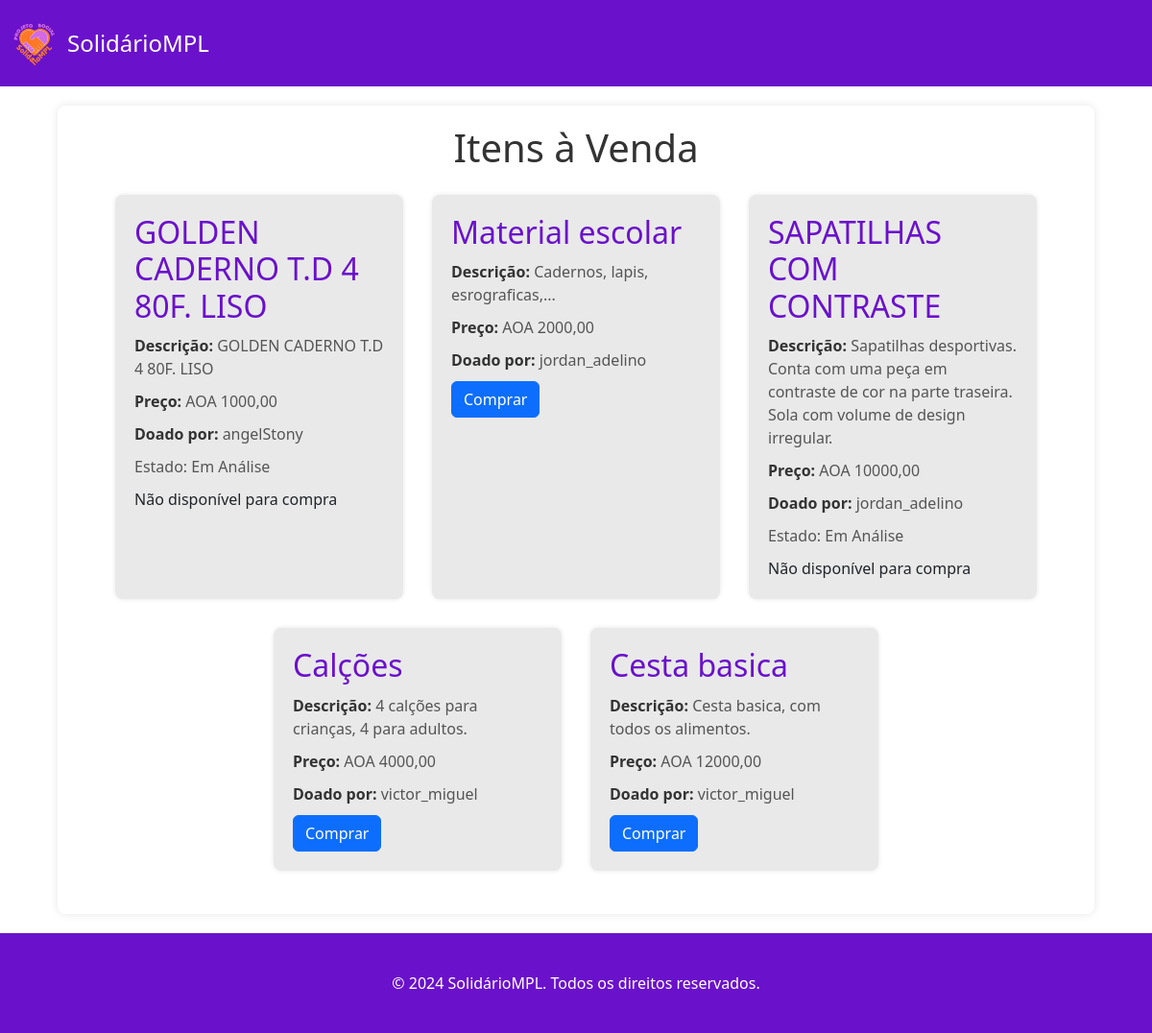
Page /items-for-sale/ (signed in) on the committed database.
### donations/models.py (models this page shows, shortened)
class Item(models.Model):
    ESTADOS = [
        ('analise', 'Em Análise'),
        ('aprovado', 'Aprovado'),
        ('rejeitado', 'Rejeitado'),
        ('comprado', 'Comprado'),
    ]
    name = models.CharField(max_length=255)
    description = models.TextField()
    price = models.DecimalField(max_digits=10, decimal_places=2)
    donated_by = models.ForeignKey(Donor, on_delete=models.CASCADE)
    estado = models.CharField(max_length=10, choices=ESTADOS, default='analise')
    comprado_por = models.ForeignKey(settings.AUTH_USER_MODEL, null=True, blank=True, on_delete=models.SET_NULL)
    created_at = models.DateTimeField(default=timezone.now)

class Donor(models.Model):
    user = models.OneToOneField(
        settings.AUTH_USER_MODEL,
        on_delete=models.CASCADE,
        related_name='donor'  # Adicionamos um related_name para referenciar o doador
    )
    email = models.EmailField(unique=True)
    phone = models.CharField(max_length=15, blank=True, null=True)
    contact_info = models.CharField(max_length=255, blank=True, null=True)
    profile_picture = models.ImageField(upload_to='profile_pictures/', blank=True, null=True)
    def __str__(self):
        return self.user.username

class CustomUser(AbstractUser):
    email = models.EmailField(unique=True)
    full_name = models.CharField(max_length=255)
    phone_number = models.CharField(max_length=15, blank=True, null=True)
    groups = models.ManyToManyField(
        Group,
        related_name='custom_user_set',
        blank=True,
        help_text='The groups this user belongs to.',
        verbose_name='groups',
    )
    user_permissions = models.ManyToManyField(
        Permission,
        related_name='custom_user_permissions_set',
        blank=True,
        help_text='Specific permissions for this user.',
        verbose_name='user permissions',
    )

### donations/views.py (the view, shortened to what this page needs)
# urls.py: path("items-for-sale/", views.items_for_sale, name='items_for_sale'),
@login_required
def items_for_sale(request):
    items_for_sale = Item.objects.filter(estado__in=["analise", "aprovado"])
    context = {
        "items": items_for_sale,
        "username": request.user.username,
        "is_admin": request.user.is_superuser,  # Check if the user is an admin
    }
    return render(request, "donations/items_for_sale.html", context)

### donations/templates/donations/items_for_sale.html (shortened to what this page needs)
<!DOCTYPE html>
<html lang="pt">
<head>
    {% load static %}
    <link rel="stylesheet" type="text/css" href="{% static 'css/item_for_sale.css' %}">
    <link rel="stylesheet" type="text/css" href="{% static 'css/navbar.css' %}">
    <link href="https://cdn.jsdelivr.net/npm/bootstrap@5.3.0/dist/css/bootstrap.min.css" rel="stylesheet">
</head>
<body>
    {% if user.is_authenticated %}
        {% if is_admin %}
            {% include 'donations/navbar_admin.html' %}
        {% else %}
            {% include 'donations/navbar_user.html' %}
        {% endif %}
    {% else %}
        {% include 'donations/navbar.html' %}
    {% endif %}
    <div class="container_item">
        <h1>Itens à Venda</h1>
        <div class="items-list">
            {% for item in items %}
                <div class="item">
                    <h2>{{ item.name }}</h2>
                    <p><strong>Descrição:</strong> {{ item.description }}</p>
                    <p><strong>Preço:</strong> AOA {{ item.price }}</p>
                    <p><strong>Doado por:</strong> {{ item.donated_by }}</p>
                    {% if item.estado == 'aprovado' %}
                        <form method="post">
                            <button type="submit" class="btn btn-primary">Comprar</button>
                        </form>
                    {% else %}
                        <p>Estado: {{ item.get_estado_display }}</p>
                        <span>Não disponível para compra</span>
                    {% endif %}
                </div>
            {% empty %}
                <p>Não há itens disponíveis no momento.</p>
            {% endfor %}
        </div>
    </div>
    <footer>
        <div class="container">
            <p>&copy; 2024 SolidárioMPL. Todos os direitos reservados.</p>
        </div>
    </footer>
</body>
</html>

### static/css/item_for_sale.css (style rules this page uses)
body { font-family: 'Roboto', sans-serif; margin: 0; padding: 0; background-color: #f9f9f9; height: 100vh; overflow-x: hidden; }
.container_item { width: 90%; margin: 20px auto; padding: 20px; background-color: #fff; border-radius: 8px; box-shadow: 0 0 10px rgba(0, 0, 0, 0.1); }
.container_item h1 { text-align: center; color: #333; margin-bottom: 20px; }
.container { width: 90%; margin: 10px auto; padding: 10px; }
.items-list { display: flex; flex-wrap: wrap; gap: 20px; margin: 20px; justify-content: center; }
.item { background-color: #e9e9e9; border-radius: 8px; padding: 20px; margin: 5px; width: 100%; max-width: 300px; box-shadow: 0 0 5px rgba(0, 0, 0, 0.1); transition: transform 0.3s, box-shadow 0.3s; }
.item h2 { margin-top: 0; color: #6a11cb; }
.item p { margin: 10px 0; color: #555; }
.item p strong { color: #333; }
footer { background-color: #6a11cb; color: #fff; padding: 20px 0; text-align: center; margin-top: 20px; }
footer p { margin: 0; }

### rows in the picture
Item: name "GOLDEN CADERNO T.D 4 80F. LISO", description "GOLDEN CADERNO T.D 4 80F. LISO", price "1000,00", donated_by "angelStony", estado "Em Análise"
Item: name "Material escolar", description "Cadernos, lapis, esrograficas,...", price "2000,00", donated_by "jordan_adelino"
Item: name "SAPATILHAS COM CONTRASTE", description "Sapatilhas desportivas. Conta com uma peça em contraste de cor na parte traseira. Sola com volume de design irregular.", price "10000,00", donated_by "jordan_adelino", estado "Em Análise"
Item: name "Calções", description "4 calções para crianças, 4 para adultos.", price "4000,00", donated_by "victor_miguel"
Item: name "Cesta basica", description "Cesta basica, com todos os alimentos.", price "12000,00", donated_by "victor_miguel"
